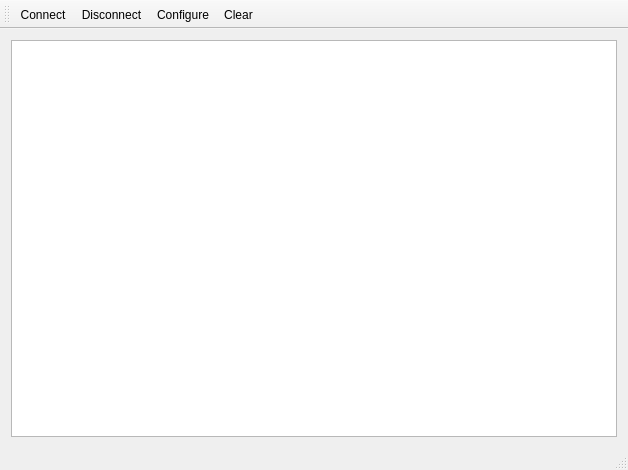
<?xml version="1.0" encoding="UTF-8"?>
<ui version="4.0">
 <class>RaceDisplay</class>
 <widget class="QMainWindow" name="RaceDisplay">
  <property name="geometry">
   <rect>
    <x>0</x>
    <y>0</y>
    <width>628</width>
    <height>470</height>
   </rect>
  </property>
  <property name="windowTitle">
   <string>RaceDisplay</string>
  </property>
  <widget class="QWidget" name="centralWidget">
   <layout class="QVBoxLayout" name="verticalLayout">
    <item>
     <widget class="QGraphicsView" name="graphicsView"/>
    </item>
   </layout>
  </widget>
  <widget class="QMenuBar" name="menuBar">
   <property name="geometry">
    <rect>
     <x>0</x>
     <y>0</y>
     <width>628</width>
     <height>21</height>
    </rect>
   </property>
  </widget>
  <widget class="QToolBar" name="mainToolBar">
   <attribute name="toolBarArea">
    <enum>TopToolBarArea</enum>
   </attribute>
   <attribute name="toolBarBreak">
    <bool>false</bool>
   </attribute>
   <addaction name="actionConnect"/>
   <addaction name="actionDisconnect"/>
   <addaction name="actionConfigure"/>
   <addaction name="actionClear"/>
  </widget>
  <widget class="QStatusBar" name="statusBar"/>
  <action name="actionAbout">
   <property name="text">
    <string>&amp;About</string>
   </property>
   <property name="toolTip">
    <string>About program</string>
   </property>
   <property name="shortcut">
    <string>Alt+A</string>
   </property>
  </action>
  <action name="actionAboutQt">
   <property name="text">
    <string>About Qt</string>
   </property>
  </action>
  <action name="actionConnect">
   <property name="icon">
    <iconset>
     <normaloff>:/images/connect.png</normaloff>:/images/connect.png</iconset>
   </property>
   <property name="text">
    <string>C&amp;onnect</string>
   </property>
   <property name="toolTip">
    <string>Connect to serial port</string>
   </property>
   <property name="shortcut">
    <string>Ctrl+O</string>
   </property>
  </action>
  <action name="actionDisconnect">
   <property name="icon">
    <iconset>
     <normaloff>:/images/disconnect.png</normaloff>:/images/disconnect.png</iconset>
   </property>
   <property name="text">
    <string>&amp;Disconnect</string>
   </property>
   <property name="toolTip">
    <string>Disconnect from serial port</string>
   </property>
   <property name="shortcut">
    <string>Ctrl+D</string>
   </property>
  </action>
  <action name="actionConfigure">
   <property name="icon">
    <iconset>
     <normaloff>:/images/settings.png</normaloff>:/images/settings.png</iconset>
   </property>
   <property name="text">
    <string>&amp;Configure</string>
   </property>
   <property name="toolTip">
    <string>Configure serial port</string>
   </property>
   <property name="shortcut">
    <string>Alt+C</string>
   </property>
  </action>
  <action name="actionClear">
   <property name="icon">
    <iconset>
     <normaloff>:/images/clear.png</normaloff>:/images/clear.png</iconset>
   </property>
   <property name="text">
    <string>C&amp;lear</string>
   </property>
   <property name="toolTip">
    <string>Clear data</string>
   </property>
   <property name="shortcut">
    <string>Alt+L</string>
   </property>
  </action>
  <action name="actionQuit">
   <property name="icon">
    <iconset>
     <normaloff>:/images/application-exit.png</normaloff>:/images/application-exit.png</iconset>
   </property>
   <property name="text">
    <string>&amp;Quit</string>
   </property>
   <property name="shortcut">
    <string>Ctrl+Q</string>
   </property>
  </action>
 </widget>
 <layoutdefault spacing="6" margin="11"/>
 <resources>
  <include location="raceResults.qrc"/>
 </resources>
 <connections/>
</ui>
